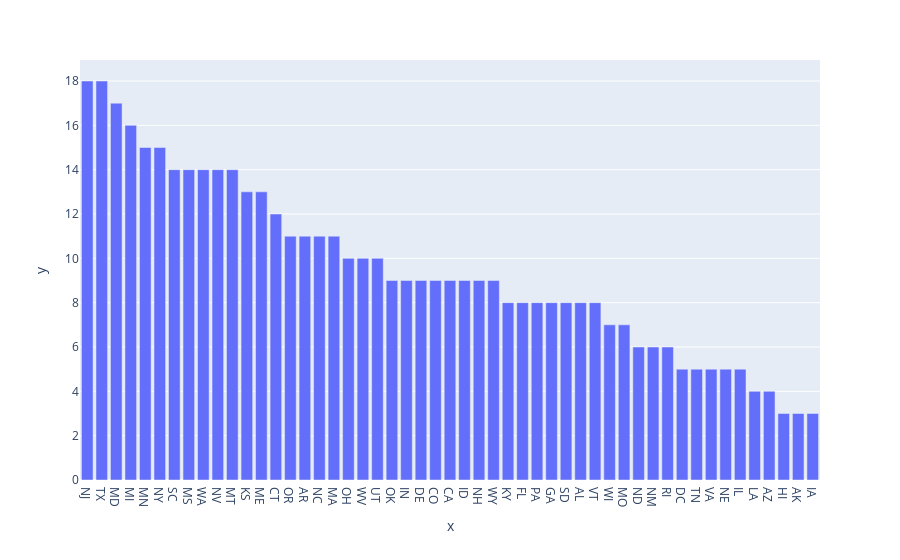

Here is the notebook cell this chart was saved with:
### Code cell
pxe.bar(x=_1.index, y=_1.values)  # churned states

### Figure 1 — Plotly figure (JSON) as saved in the notebook; plotly's stock layout.template omitted (floating-point values rounded to 4 significant figures)
{"data": [{"alignmentgroup": "True", "hoverlabel": {"namelength": 0}, "hovertemplate": "x=%{x}<br>y=%{y}", "legendgroup": "", "marker": {"color": "#636efa"}, "name": "", "offsetgroup": "", "orientation": "v", "showlegend": false, "textposition": "auto", "type": "bar", "x": ["NJ", "TX", "MD", "MI", "MN", "NY", "SC", "MS", "WA", "NV", "MT", "KS", "ME", "CT", "OR", "AR", "NC", "MA", "OH", "WV", "UT", "OK", "IN", "DE", "CO", "CA", "ID", "NH", "WY", "KY", "FL", "PA", "GA", "SD", "AL", "VT", "WI", "MO", "ND", "NM", "RI", "DC", "TN", "VA", "NE", "IL", "LA", "AZ", "HI", "AK", "IA"], "xaxis": "x", "y": [18, 18, 17, 16, 15, 15, 14, 14, 14, 14, 14, 13, 13, 12, 11, 11, 11, 11, 10, 10, 10, 9, 9, 9, 9, 9, 9, 9, 9, 8, 8, 8, 8, 8, 8, 8, 7, 7, 6, 6, 6, 5, 5, 5, 5, 5, 4, 4, 3, 3, 3], "yaxis": "y"}], "layout": {"autosize": true, "barmode": "relative", "legend": {"tracegroupgap": 0}, "margin": {"t": 60}, "xaxis": {"anchor": "y", "autorange": true, "domain": [0, 1], "range": [-0.5, 50.5], "title": {"text": "x"}, "type": "category"}, "yaxis": {"anchor": "x", "autorange": true, "domain": [0, 1], "range": [0, 18.95], "title": {"text": "y"}, "type": "linear"}}}
